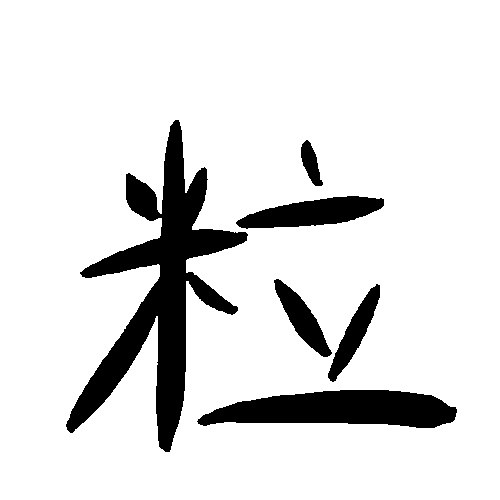
#> input picture example/1/1.jpg, 500 x 500 px
$ python -i kmeans_filter.py   (imports and definitions only)
#> lines starting #> are read from the running program, lines starting #| are printed output that depends on the picture; after the words box and inside, x2 and y2 are one past the last pixel; in counts of white or black regions, pixels touching at a corner belong together
#> further down, picture is the input picture: shape (500, 500, 3); min 0, max 255, mean 223.8
import cv2
import numpy as np
import matplotlib.pyplot as plt
from sklearn.cluster import KMeans
from sklearn.mixture import GaussianMixture  # 可选：GMM聚类


def extract_dark_text(img, n_clusters=5, use_gmm=False):
    # 1. 读取图片并转换为RGB
#> called with n_clusters = 5, use_gmm = False
    if img is None:
        raise ValueError("无法读取图片，请检查路径")
    img_rgb = cv2.cvtColor(img, cv2.COLOR_BGR2RGB)
    h, w = img.shape[:2]
#> h = 500; w = 500

    # 2. 将像素转换为二维数组 (样本数 x 3通道)
    pixels = img_rgb.reshape(-1, 3).astype(np.float32)

    # 3. 使用K-Means或GMM聚类
    if use_gmm:
        model = GaussianMixture(n_components=n_clusters, random_state=42)
    else:
        model = KMeans(n_clusters=n_clusters, random_state=42)
    model.fit(pixels)
    labels = model.predict(pixels)

    # 4. 找到最接近黑色的簇（RGB均值L2范数最小）
    if use_gmm:
        centers = model.means_
    else:
        centers = model.cluster_centers_
    darkest_cluster = np.argmin(np.linalg.norm(centers, axis=1))

    # 5. 生成掩码（目标簇为白色，其余为黑色）
    mask = (labels == darkest_cluster).reshape(h, w)
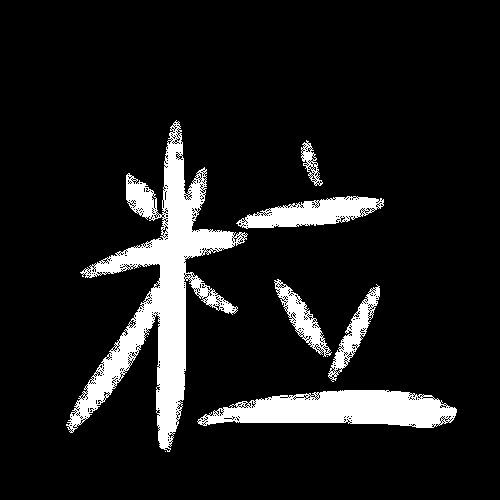
#> mask: shape (500, 500) bool; 10.8% white; 9 white regions (3 under 20 px), largest, box (x1, y1, x2, y2) and area: (66, 120, 248, 452) 14870, (197, 390, 457, 428) 6589, (236, 196, 384, 229) 2657, (328, 284, 380, 382) 1268, (274, 279, 332, 357) 1240, (301, 140, 323, 186) 348
    mask = mask.astype(np.uint8) * 255

    # 二值化
    mask = cv2.threshold(mask, 0, 255, cv2.THRESH_BINARY)[1]
    # 膨胀
    mask = cv2.dilate(mask, np.ones((3, 3), np.uint8), iterations=1)
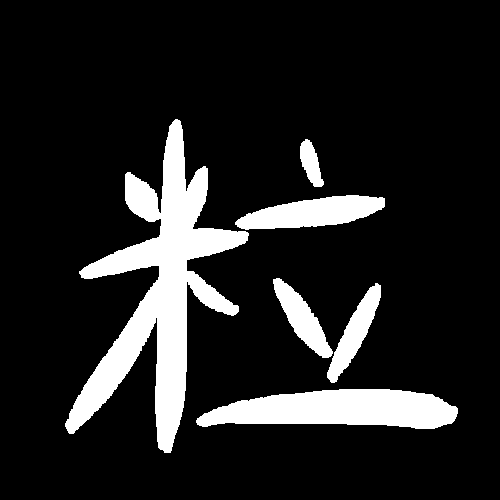
#> mask: shape (500, 500); 13.5% white; 6 white regions, box (x1, y1, x2, y2) and area: (65, 119, 249, 453) 18519, (196, 389, 458, 429) 7590, (235, 195, 385, 230) 3313, (327, 283, 381, 383) 1864, (273, 278, 333, 358) 1831, (300, 139, 324, 187) 666
    # 腐蚀
    # mask = cv2.erode(mask, np.ones((3, 3), np.uint8), iterations=1)

    # 6. 可选：形态学处理（去噪）
    # kernel = np.ones((3, 3), np.uint8)
    # mask = cv2.morphologyEx(mask, cv2.MORPH_OPEN, kernel, iterations=1)

    # 可视化
    '''
    plt.figure(figsize=(12, 6))
    plt.subplot(1, 2, 1)
    plt.imshow(img_rgb)
    plt.title("原始图片")

    plt.subplot(1, 2, 2)
    plt.imshow(mask, cmap='gray')
    plt.title("提取的文字部分")
    plt.show()
    '''

    return mask

>>> import cv2
>>> picture = cv2.imread('../../example/1/1.jpg')
>>> result = extract_dark_text(picture)
